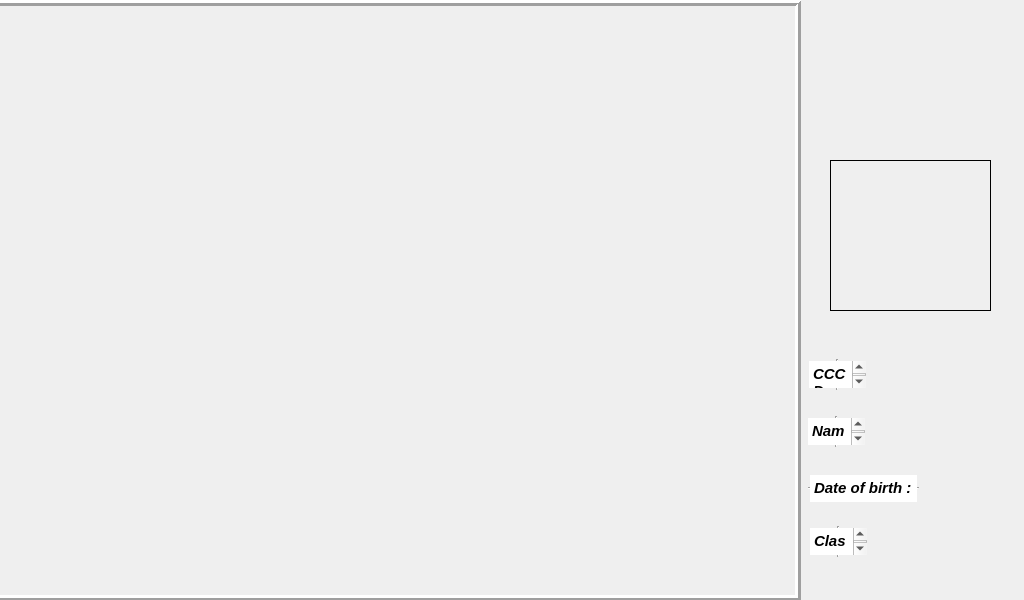
<?xml version="1.0" encoding="UTF-8"?>
<ui version="4.0">
 <class>MainWindow</class>
 <widget class="QMainWindow" name="MainWindow">
  <property name="geometry">
   <rect>
    <x>0</x>
    <y>0</y>
    <width>1024</width>
    <height>600</height>
   </rect>
  </property>
  <property name="windowTitle">
   <string>MainWindow</string>
  </property>
  <widget class="QWidget" name="centralwidget">
   <widget class="QTextEdit" name="Name">
    <property name="geometry">
     <rect>
      <x>806</x>
      <y>416</y>
      <width>61</width>
      <height>31</height>
     </rect>
    </property>
    <property name="frameShape">
     <enum>QFrame::VLine</enum>
    </property>
    <property name="html">
     <string>&lt;!DOCTYPE HTML PUBLIC &quot;-//W3C//DTD HTML 4.0//EN&quot; &quot;http://www.w3.org/TR/REC-html40/strict.dtd&quot;&gt;
&lt;html&gt;&lt;head&gt;&lt;meta name=&quot;qrichtext&quot; content=&quot;1&quot; /&gt;&lt;style type=&quot;text/css&quot;&gt;
p, li { white-space: pre-wrap; }
&lt;/style&gt;&lt;/head&gt;&lt;body style=&quot; font-family:'Ubuntu'; font-size:11pt; font-weight:400; font-style:normal;&quot;&gt;
&lt;p style=&quot; margin-top:0px; margin-bottom:0px; margin-left:0px; margin-right:0px; -qt-block-indent:0; text-indent:0px;&quot;&gt;&lt;span style=&quot; font-weight:600; font-style:italic;&quot;&gt;Name :&lt;/span&gt;&lt;/p&gt;&lt;/body&gt;&lt;/html&gt;</string>
    </property>
    <property name="textInteractionFlags">
     <set>Qt::NoTextInteraction</set>
    </property>
   </widget>
   <widget class="QTextEdit" name="Dayofbirth">
    <property name="geometry">
     <rect>
      <x>808</x>
      <y>473</y>
      <width>111</width>
      <height>31</height>
     </rect>
    </property>
    <property name="frameShape">
     <enum>QFrame::HLine</enum>
    </property>
    <property name="html">
     <string>&lt;!DOCTYPE HTML PUBLIC &quot;-//W3C//DTD HTML 4.0//EN&quot; &quot;http://www.w3.org/TR/REC-html40/strict.dtd&quot;&gt;
&lt;html&gt;&lt;head&gt;&lt;meta name=&quot;qrichtext&quot; content=&quot;1&quot; /&gt;&lt;style type=&quot;text/css&quot;&gt;
p, li { white-space: pre-wrap; }
&lt;/style&gt;&lt;/head&gt;&lt;body style=&quot; font-family:'Ubuntu'; font-size:11pt; font-weight:400; font-style:normal;&quot;&gt;
&lt;p style=&quot; margin-top:0px; margin-bottom:0px; margin-left:0px; margin-right:0px; -qt-block-indent:0; text-indent:0px;&quot;&gt;&lt;span style=&quot; font-weight:600; font-style:italic;&quot;&gt;Date of birth :&lt;/span&gt;&lt;/p&gt;&lt;/body&gt;&lt;/html&gt;</string>
    </property>
    <property name="textInteractionFlags">
     <set>Qt::NoTextInteraction</set>
    </property>
   </widget>
   <widget class="QLabel" name="inforCCCD">
    <property name="geometry">
     <rect>
      <x>869</x>
      <y>358</y>
      <width>121</width>
      <height>31</height>
     </rect>
    </property>
    <property name="text">
     <string/>
    </property>
   </widget>
   <widget class="QLabel" name="inforName">
    <property name="geometry">
     <rect>
      <x>868</x>
      <y>416</y>
      <width>156</width>
      <height>31</height>
     </rect>
    </property>
    <property name="text">
     <string/>
    </property>
   </widget>
   <widget class="QLabel" name="inforDoB">
    <property name="geometry">
     <rect>
      <x>918</x>
      <y>472</y>
      <width>91</width>
      <height>31</height>
     </rect>
    </property>
    <property name="text">
     <string/>
    </property>
   </widget>
   <widget class="QTextEdit" name="CCCD">
    <property name="geometry">
     <rect>
      <x>807</x>
      <y>359</y>
      <width>61</width>
      <height>31</height>
     </rect>
    </property>
    <property name="frameShape">
     <enum>QFrame::VLine</enum>
    </property>
    <property name="html">
     <string>&lt;!DOCTYPE HTML PUBLIC &quot;-//W3C//DTD HTML 4.0//EN&quot; &quot;http://www.w3.org/TR/REC-html40/strict.dtd&quot;&gt;
&lt;html&gt;&lt;head&gt;&lt;meta name=&quot;qrichtext&quot; content=&quot;1&quot; /&gt;&lt;style type=&quot;text/css&quot;&gt;
p, li { white-space: pre-wrap; }
&lt;/style&gt;&lt;/head&gt;&lt;body style=&quot; font-family:'Ubuntu'; font-size:11pt; font-weight:400; font-style:normal;&quot;&gt;
&lt;p style=&quot; margin-top:0px; margin-bottom:0px; margin-left:0px; margin-right:0px; -qt-block-indent:0; text-indent:0px;&quot;&gt;&lt;span style=&quot; font-weight:600; font-style:italic;&quot;&gt;CCCD :&lt;/span&gt;&lt;/p&gt;&lt;/body&gt;&lt;/html&gt;</string>
    </property>
    <property name="textInteractionFlags">
     <set>Qt::NoTextInteraction</set>
    </property>
   </widget>
   <widget class="QLabel" name="logoclb">
    <property name="enabled">
     <bool>true</bool>
    </property>
    <property name="geometry">
     <rect>
      <x>920</x>
      <y>39</y>
      <width>75</width>
      <height>75</height>
     </rect>
    </property>
    <property name="styleSheet">
     <string notr="true">image: url(:/logo/bkmaker.png);
</string>
    </property>
    <property name="text">
     <string/>
    </property>
    <property name="scaledContents">
     <bool>true</bool>
    </property>
   </widget>
   <widget class="QLabel" name="logokhoa">
    <property name="enabled">
     <bool>true</bool>
    </property>
    <property name="geometry">
     <rect>
      <x>827</x>
      <y>42</y>
      <width>70</width>
      <height>70</height>
     </rect>
    </property>
    <property name="styleSheet">
     <string notr="true">
image: url(:/logo2/UI_NCKH_PyQt5/dut.png);

</string>
    </property>
    <property name="text">
     <string/>
    </property>
    <property name="scaledContents">
     <bool>true</bool>
    </property>
   </widget>
   <widget class="QLabel" name="background">
    <property name="geometry">
     <rect>
      <x>800</x>
      <y>0</y>
      <width>231</width>
      <height>601</height>
     </rect>
    </property>
    <property name="styleSheet">
     <string notr="true">
background-image: url(:/background1/UI_NCKH_PyQt5/photo3.jpg);
</string>
    </property>
    <property name="text">
     <string/>
    </property>
   </widget>
   <widget class="QLabel" name="cam">
    <property name="geometry">
     <rect>
      <x>-10</x>
      <y>0</y>
      <width>811</width>
      <height>601</height>
     </rect>
    </property>
    <property name="frameShape">
     <enum>QFrame::Box</enum>
    </property>
    <property name="frameShadow">
     <enum>QFrame::Raised</enum>
    </property>
    <property name="lineWidth">
     <number>3</number>
    </property>
    <property name="text">
     <string/>
    </property>
   </widget>
   <widget class="QLabel" name="image">
    <property name="geometry">
     <rect>
      <x>830</x>
      <y>160</y>
      <width>161</width>
      <height>151</height>
     </rect>
    </property>
    <property name="frameShape">
     <enum>QFrame::Box</enum>
    </property>
    <property name="lineWidth">
     <number>1</number>
    </property>
    <property name="text">
     <string/>
    </property>
    <property name="scaledContents">
     <bool>true</bool>
    </property>
   </widget>
   <widget class="QTextEdit" name="Name_2">
    <property name="geometry">
     <rect>
      <x>808</x>
      <y>526</y>
      <width>61</width>
      <height>31</height>
     </rect>
    </property>
    <property name="frameShape">
     <enum>QFrame::VLine</enum>
    </property>
    <property name="html">
     <string>&lt;!DOCTYPE HTML PUBLIC &quot;-//W3C//DTD HTML 4.0//EN&quot; &quot;http://www.w3.org/TR/REC-html40/strict.dtd&quot;&gt;
&lt;html&gt;&lt;head&gt;&lt;meta name=&quot;qrichtext&quot; content=&quot;1&quot; /&gt;&lt;style type=&quot;text/css&quot;&gt;
p, li { white-space: pre-wrap; }
&lt;/style&gt;&lt;/head&gt;&lt;body style=&quot; font-family:'Ubuntu'; font-size:11pt; font-weight:400; font-style:normal;&quot;&gt;
&lt;p style=&quot; margin-top:0px; margin-bottom:0px; margin-left:0px; margin-right:0px; -qt-block-indent:0; text-indent:0px;&quot;&gt;&lt;span style=&quot; font-weight:600; font-style:italic;&quot;&gt;Class :&lt;/span&gt;&lt;/p&gt;&lt;/body&gt;&lt;/html&gt;</string>
    </property>
    <property name="textInteractionFlags">
     <set>Qt::NoTextInteraction</set>
    </property>
   </widget>
   <widget class="QLabel" name="inforClass">
    <property name="geometry">
     <rect>
      <x>870</x>
      <y>525</y>
      <width>101</width>
      <height>31</height>
     </rect>
    </property>
    <property name="text">
     <string/>
    </property>
   </widget>
   <zorder>background</zorder>
   <zorder>Name</zorder>
   <zorder>Dayofbirth</zorder>
   <zorder>inforCCCD</zorder>
   <zorder>inforName</zorder>
   <zorder>inforDoB</zorder>
   <zorder>CCCD</zorder>
   <zorder>logoclb</zorder>
   <zorder>cam</zorder>
   <zorder>logokhoa</zorder>
   <zorder>image</zorder>
   <zorder>Name_2</zorder>
   <zorder>inforClass</zorder>
  </widget>
 </widget>
 <resources>
  <include location="../background.qrc"/>
  <include location="../circle.qrc"/>
  <include location="../logoclb.qrc"/>
  <include location="../logokhoa.qrc"/>
 </resources>
 <connections/>
</ui>
